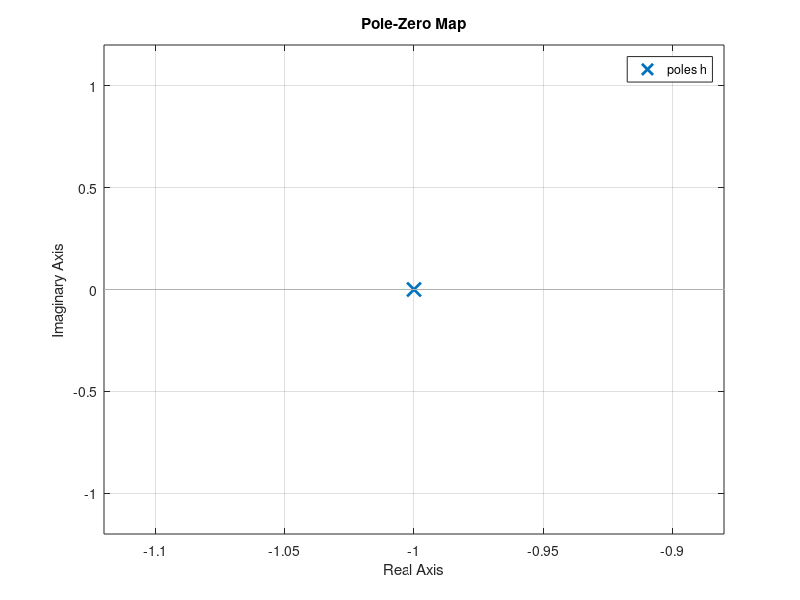
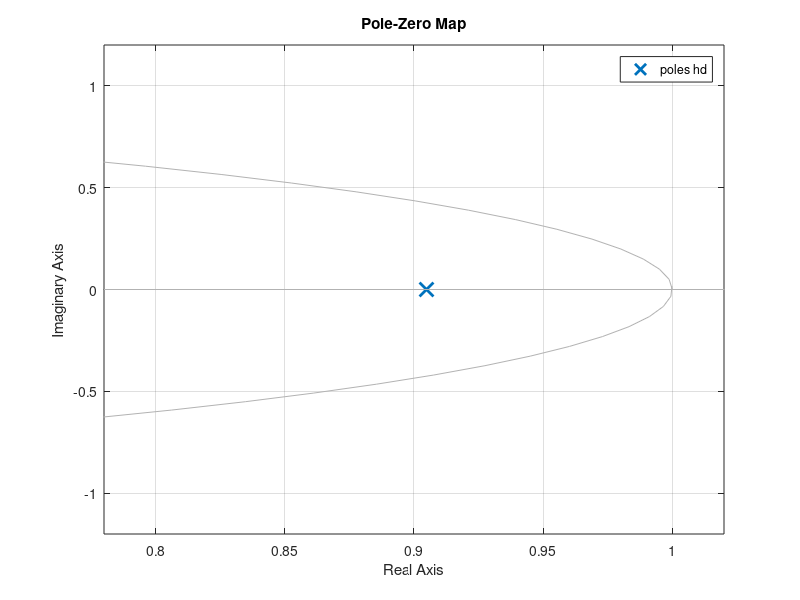
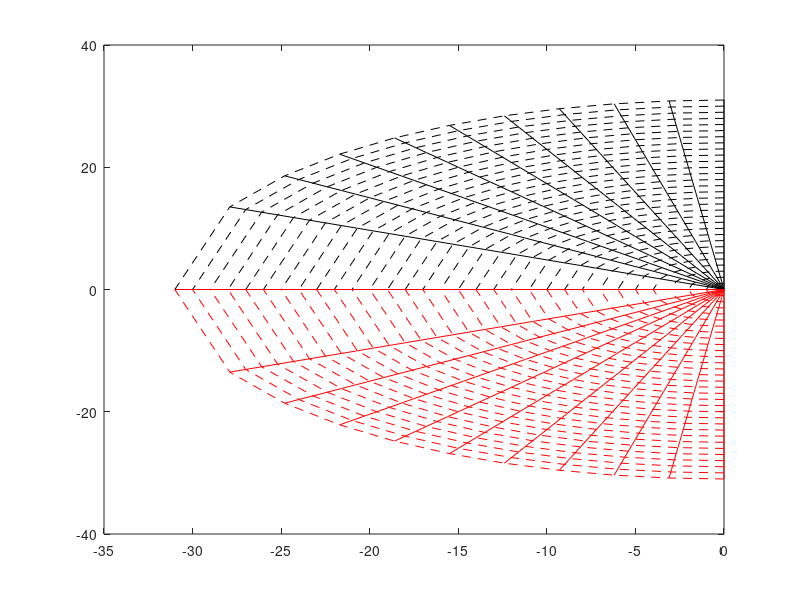
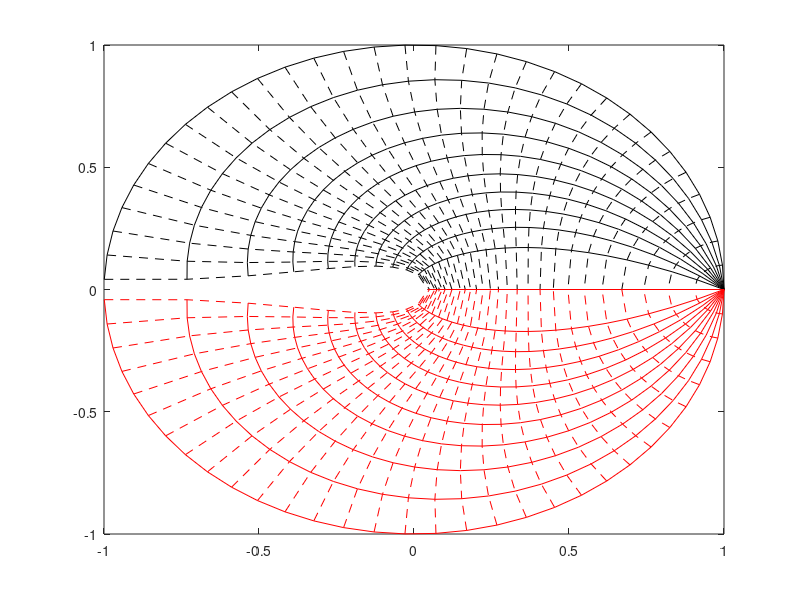

Here is the MATLAB script that generated these plots, in order:
clc
close all
clc

%----------
h=tf(1,[1 1]);
pzmap(h)
grid on

Ts=1/10;
hd=c2d(h,Ts);
figure
pzmap(hd)
grid on

e=0:0.1:1;
wn=0:1:pi/Ts;
s1=zeros(length(wn),length(e));
s2=zeros(length(wn),length(e));
% f1 = figure;
% f2 = figure;
figure
% s1=-e(i)*wn(j)+wn(j)*sqrt(e(i)^2-1);
% s2=-e(i)*wn(j)-wn(j)*sqrt(e(i)^2-1);   
% plot(real(s1(i,:)),imag(s1(i,:)),'k',real(s2(i,:)),imag(s2(i,:)),'r')
%-------line punteada frecuencia natural constante----
%--------zeta constante linea solida------
for i=1:length(e)
    for j=1:length(wn)
        s1(i,j)=-e(i)*wn(j)+wn(j)*sqrt(e(i)^2-1);
        s2(i,j)=-e(i)*wn(j)-wn(j)*sqrt(e(i)^2-1);
%         plot(real(s1),imag(s1),'k',real(s2),imag(s2),'r')
%         hold on
    end    
    plot(real(s1(i,:)),imag(s1(i,:)),'k',real(s2(i,:)),imag(s2(i,:)),'r')
    hold on   
    
end

plot(real(s1),imag(s1),'--k',real(s2),imag(s2),'--r')

%title('\omega_n = cte')
figure
% for i=1:length(s1)
z1=exp(s1*Ts);
z2=exp(s2*Ts);
%     [theta1,rho1] = cart2pol(real(s1),imag(s1));
%     [theta2,rho2] = cart2pol(real(s2),imag(s2));
for i=1:length(e)
      
    plot(real(z1(i,:)),imag(z1(i,:)),'k',real(z2(i,:)),imag(z2(i,:)),'r')
    hold on   
    
end
plot(real(z1),imag(z1),'--k',real(z2),imag(z2),'--r')
% hold on
% end
% polarplot(theta1,rho1,'k',theta2,rho2,'r')
% title('\omega_n = cte')

% e=0:0.01:1;
% wn=1;
%
% s1=-e*wn+wn*sqrt(e.^2-1);
% s2=-e*wn-wn*sqrt(e.^2-1);
% figure
% plot(real(s1),imag(s1),'k',real(s2),imag(s2),'r')
%
% z1=exp(s1*Ts);
% z2=exp(s2*Ts);
% figure
% plot(real(z1),imag(z1),'k',real(z2),imag(z2),'r')



% cont=0
% for k=0:pi/100:pi
%     cont=cont+1;
%     Pc=-k+(k*i);
%     Pd=exp(Pc);
%     ZitaX(cont)=real(Pc);
%     ZitaY(cont)=imag(Pc);
%     ZitaDX(cont)=real(Pd);
%     ZitaDY(cont)=imag(Pd);
% end;
% figure
% zgrid
% figure
% plot(ZitaX,ZitaY)
% figure
% plot(ZitaDX,ZitaDY)
% hold on
% plot(ZitaDX,-ZitaDY)